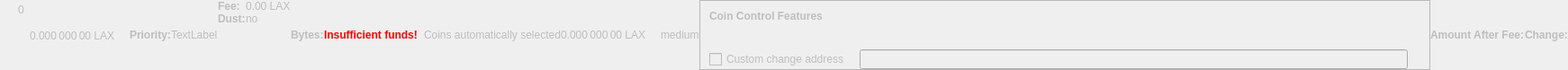
    <widget class="QWidget" name="dummyHideWidget" native="true">
     <property name="enabled">
      <bool>false</bool>
     </property>
     <property name="maximumSize">
      <size>
       <width>100</width>
       <height>22</height>
      </size>
     </property>
     <layout class="QHBoxLayout" name="dummyHideLayout">
      <property name="spacing">
       <number>0</number>
      </property>
      <property name="margin">
       <number>0</number>
      </property>
      <item>
       <layout class="QFormLayout" name="formLayoutCoinControl1">
        <property name="horizontalSpacing">
         <number>10</number>
        </property>
        <property name="verticalSpacing">
         <number>14</number>
        </property>
        <property name="leftMargin">
         <number>10</number>
        </property>
        <property name="topMargin">
         <number>4</number>
        </property>
        <property name="rightMargin">
         <number>6</number>
        </property>
        <item row="0" column="1">
         <widget class="QLabel" name="labelCoinControlBytes">
          <property name="cursor">
           <cursorShape>IBeamCursor</cursorShape>
          </property>
          <property name="contextMenuPolicy">
           <enum>Qt::ActionsContextMenu</enum>
          </property>
          <property name="text">
           <string notr="true">0</string>
          </property>
          <property name="textInteractionFlags">
           <set>Qt::LinksAccessibleByMouse|Qt::TextSelectableByKeyboard|Qt::TextSelectableByMouse</set>
          </property>
         </widget>
        </item>
       </layout>
      </item>
      <item>
       <widget class="QLabel" name="labelCoinControlAfterFee">
        <property name="enabled">
         <bool>false</bool>
        </property>
        <property name="sizePolicy">
         <sizepolicy hsizetype="Fixed" vsizetype="Fixed">
          <horstretch>0</horstretch>
          <verstretch>0</verstretch>
         </sizepolicy>
        </property>
        <property name="minimumSize">
         <size>
          <width>111</width>
          <height>12</height>
         </size>
        </property>
        <property name="maximumSize">
         <size>
          <width>111</width>
          <height>12</height>
         </size>
        </property>
        <property name="cursor">
         <cursorShape>IBeamCursor</cursorShape>
        </property>
        <property name="contextMenuPolicy">
         <enum>Qt::ActionsContextMenu</enum>
        </property>
        <property name="text">
         <string notr="true">0.000 000 00 LAX</string>
        </property>
        <property name="textInteractionFlags">
         <set>Qt::LinksAccessibleByMouse|Qt::TextSelectableByKeyboard|Qt::TextSelectableByMouse</set>
        </property>
       </widget>
      </item>
      <item>
       <widget class="QLabel" name="labelCoinControlPriorityText">
        <property name="enabled">
         <bool>false</bool>
        </property>
        <property name="font">
         <font>
          <weight>75</weight>
          <bold>true</bold>
         </font>
        </property>
        <property name="text">
         <string>Priority:</string>
        </property>
       </widget>
      </item>
      <item>
       <layout class="QHBoxLayout" name="horizontalLayout">
        <item>
         <widget class="QLabel" name="WarningLabel">
          <property name="text">
           <string>TextLabel</string>
          </property>
         </widget>
        </item>
       </layout>
      </item>
      <item>
       <layout class="QFormLayout" name="formLayoutCoinControl3">
        <property name="horizontalSpacing">
         <number>0</number>
        </property>
        <property name="verticalSpacing">
         <number>0</number>
        </property>
        <property name="leftMargin">
         <number>0</number>
        </property>
        <property name="topMargin">
         <number>0</number>
        </property>
        <property name="rightMargin">
         <number>0</number>
        </property>
        <item row="0" column="0">
         <widget class="QLabel" name="labelCoinControlFeeText">
          <property name="enabled">
           <bool>false</bool>
          </property>
          <property name="font">
           <font>
            <weight>75</weight>
            <bold>true</bold>
           </font>
          </property>
          <property name="text">
           <string>Fee:</string>
          </property>
          <property name="margin">
           <number>0</number>
          </property>
         </widget>
        </item>
        <item row="0" column="1">
         <widget class="QLabel" name="labelCoinControlFee">
          <property name="enabled">
           <bool>false</bool>
          </property>
          <property name="cursor">
           <cursorShape>IBeamCursor</cursorShape>
          </property>
          <property name="contextMenuPolicy">
           <enum>Qt::ActionsContextMenu</enum>
          </property>
          <property name="text">
           <string notr="true">0.00 LAX</string>
          </property>
          <property name="textInteractionFlags">
           <set>Qt::LinksAccessibleByMouse|Qt::TextSelectableByKeyboard|Qt::TextSelectableByMouse</set>
          </property>
         </widget>
        </item>
        <item row="1" column="0">
         <widget class="QLabel" name="labelCoinControlLowOutputText">
          <property name="enabled">
           <bool>false</bool>
          </property>
          <property name="font">
           <font>
            <weight>75</weight>
            <bold>true</bold>
           </font>
          </property>
          <property name="text">
           <string>Dust:</string>
          </property>
         </widget>
        </item>
        <item row="1" column="1">
         <widget class="QLabel" name="labelCoinControlLowOutput">
          <property name="enabled">
           <bool>false</bool>
          </property>
          <property name="cursor">
           <cursorShape>IBeamCursor</cursorShape>
          </property>
          <property name="contextMenuPolicy">
           <enum>Qt::ActionsContextMenu</enum>
          </property>
          <property name="text">
           <string>no</string>
          </property>
          <property name="textInteractionFlags">
           <set>Qt::LinksAccessibleByMouse|Qt::TextSelectableByKeyboard|Qt::TextSelectableByMouse</set>
          </property>
         </widget>
        </item>
       </layout>
      </item>
      <item>
       <widget class="QLabel" name="labelCoinControlBytesText">
        <property name="enabled">
         <bool>false</bool>
        </property>
        <property name="font">
         <font>
          <weight>75</weight>
          <bold>true</bold>
         </font>
        </property>
        <property name="text">
         <string>Bytes:</string>
        </property>
       </widget>
      </item>
      <item>
       <layout class="QFormLayout" name="formLayoutCoinControl2">
        <property name="horizontalSpacing">
         <number>0</number>
        </property>
        <property name="verticalSpacing">
         <number>0</number>
        </property>
        <property name="leftMargin">
         <number>0</number>
        </property>
        <property name="topMargin">
         <number>0</number>
        </property>
        <property name="rightMargin">
         <number>0</number>
        </property>
       </layout>
      </item>
      <item>
       <layout class="QHBoxLayout" name="horizontalLayoutCoinControl2">
        <property name="spacing">
         <number>0</number>
        </property>
        <property name="bottomMargin">
         <number>0</number>
        </property>
       </layout>
      </item>
      <item>
       <widget class="QLabel" name="labelCoinControlInsuffFunds">
        <property name="enabled">
         <bool>false</bool>
        </property>
        <property name="minimumSize">
         <size>
          <width>0</width>
          <height>0</height>
         </size>
        </property>
        <property name="font">
         <font>
          <weight>75</weight>
          <bold>true</bold>
         </font>
        </property>
        <property name="styleSheet">
         <string notr="true">color:red;font-weight:bold;</string>
        </property>
        <property name="text">
         <string>Insufficient funds!</string>
        </property>
        <property name="margin">
         <number>5</number>
        </property>
       </widget>
      </item>
      <item>
       <layout class="QFormLayout" name="formLayoutCoinControl4">
        <property name="horizontalSpacing">
         <number>0</number>
        </property>
        <property name="verticalSpacing">
         <number>0</number>
        </property>
        <property name="leftMargin">
         <number>0</number>
        </property>
        <property name="topMargin">
         <number>0</number>
        </property>
        <property name="rightMargin">
         <number>0</number>
        </property>
       </layout>
      </item>
      <item>
       <widget class="QLabel" name="labelCoinControlChangeLabel">
        <property name="enabled">
         <bool>false</bool>
        </property>
        <property name="sizePolicy">
         <sizepolicy hsizetype="Preferred" vsizetype="Expanding">
          <horstretch>0</horstretch>
          <verstretch>0</verstretch>
         </sizepolicy>
        </property>
        <property name="minimumSize">
         <size>
          <width>0</width>
          <height>0</height>
         </size>
        </property>
        <property name="text">
         <string/>
        </property>
        <property name="margin">
         <number>3</number>
        </property>
       </widget>
      </item>
      <item>
       <widget class="QLabel" name="labelCoinControlAutomaticallySelected">
        <property name="enabled">
         <bool>false</bool>
        </property>
        <property name="sizePolicy">
         <sizepolicy hsizetype="Fixed" vsizetype="Fixed">
          <horstretch>0</horstretch>
          <verstretch>0</verstretch>
         </sizepolicy>
        </property>
        <property name="minimumSize">
         <size>
          <width>0</width>
          <height>0</height>
         </size>
        </property>
        <property name="maximumSize">
         <size>
          <width>240</width>
          <height>16777215</height>
         </size>
        </property>
        <property name="text">
         <string>Coins automatically selected</string>
        </property>
        <property name="margin">
         <number>5</number>
        </property>
       </widget>
      </item>
      <item>
       <widget class="QLabel" name="labelCoinControlChange">
        <property name="enabled">
         <bool>false</bool>
        </property>
        <property name="sizePolicy">
         <sizepolicy hsizetype="Fixed" vsizetype="Fixed">
          <horstretch>0</horstretch>
          <verstretch>0</verstretch>
         </sizepolicy>
        </property>
        <property name="minimumSize">
         <size>
          <width>111</width>
          <height>0</height>
         </size>
        </property>
        <property name="maximumSize">
         <size>
          <width>111</width>
          <height>16777215</height>
         </size>
        </property>
        <property name="cursor">
         <cursorShape>IBeamCursor</cursorShape>
        </property>
        <property name="contextMenuPolicy">
         <enum>Qt::ActionsContextMenu</enum>
        </property>
        <property name="text">
         <string notr="true">0.000 000 00 LAX</string>
        </property>
        <property name="textInteractionFlags">
         <set>Qt::LinksAccessibleByMouse|Qt::TextSelectableByKeyboard|Qt::TextSelectableByMouse</set>
        </property>
       </widget>
      </item>
      <item>
       <widget class="QLabel" name="labelCoinControlPriority">
        <property name="enabled">
         <bool>false</bool>
        </property>
        <property name="cursor">
         <cursorShape>IBeamCursor</cursorShape>
        </property>
        <property name="contextMenuPolicy">
         <enum>Qt::ActionsContextMenu</enum>
        </property>
        <property name="text">
         <string>medium</string>
        </property>
        <property name="textInteractionFlags">
         <set>Qt::LinksAccessibleByMouse|Qt::TextSelectableByKeyboard|Qt::TextSelectableByMouse</set>
        </property>
       </widget>
      </item>
      <item>
       <widget class="QFrame" name="frameCoinControl">
        <property name="sizePolicy">
         <sizepolicy hsizetype="Expanding" vsizetype="Expanding">
          <horstretch>0</horstretch>
          <verstretch>0</verstretch>
         </sizepolicy>
        </property>
        <property name="maximumSize">
         <size>
          <width>16777215</width>
          <height>16777215</height>
         </size>
        </property>
        <property name="frameShape">
         <enum>QFrame::StyledPanel</enum>
        </property>
        <property name="frameShadow">
         <enum>QFrame::Sunken</enum>
        </property>
        <layout class="QVBoxLayout" name="verticalLayoutCoinControl2_2">
         <property name="spacing">
          <number>0</number>
         </property>
         <property name="margin">
          <number>0</number>
         </property>
         <item>
          <layout class="QVBoxLayout" name="verticalLayoutCoinControl" stretch="0,0,0,1">
           <property name="spacing">
            <number>0</number>
           </property>
           <property name="leftMargin">
            <number>10</number>
           </property>
           <property name="topMargin">
            <number>10</number>
           </property>
           <item>
            <layout class="QHBoxLayout" name="horizontalLayoutCoinControl1">
             <property name="bottomMargin">
              <number>15</number>
             </property>
             <item>
              <widget class="QLabel" name="labelCoinControlFeatures">
               <property name="enabled">
                <bool>false</bool>
               </property>
               <property name="sizePolicy">
                <sizepolicy hsizetype="Preferred" vsizetype="Maximum">
                 <horstretch>0</horstretch>
                 <verstretch>0</verstretch>
                </sizepolicy>
               </property>
               <property name="font">
                <font>
                 <weight>75</weight>
                 <bold>true</bold>
                </font>
               </property>
               <property name="styleSheet">
                <string notr="true">font-weight:bold;</string>
               </property>
               <property name="text">
                <string>Coin Control Features</string>
               </property>
              </widget>
             </item>
            </layout>
           </item>
           <item>
            <widget class="QWidget" name="widgetCoinControl" native="true">
             <property name="sizePolicy">
              <sizepolicy hsizetype="Preferred" vsizetype="Preferred">
               <horstretch>0</horstretch>
               <verstretch>0</verstretch>
              </sizepolicy>
             </property>
             <property name="minimumSize">
              <size>
               <width>0</width>
               <height>0</height>
              </size>
             </property>
             <property name="styleSheet">
              <string notr="true"/>
             </property>
             <layout class="QHBoxLayout" name="horizontalLayoutCoinControl5_2">
              <property name="margin">
               <number>0</number>
              </property>
              <item>
               <layout class="QHBoxLayout" name="horizontalLayoutCoinControl3">
                <property name="spacing">
                 <number>20</number>
                </property>
                <property name="topMargin">
                 <number>0</number>
                </property>
                <property name="bottomMargin">
                 <number>10</number>
                </property>
               </layout>
              </item>
             </layout>
            </widget>
           </item>
           <item>
            <layout class="QHBoxLayout" name="horizontalLayoutCoinControl4" stretch="0,0,0">
             <property name="spacing">
              <number>12</number>
             </property>
             <property name="sizeConstraint">
              <enum>QLayout::SetDefaultConstraint</enum>
             </property>
             <property name="topMargin">
              <number>5</number>
             </property>
             <property name="rightMargin">
              <number>5</number>
             </property>
             <item>
              <widget class="QCheckBox" name="checkBoxCoinControlChange">
               <property name="enabled">
                <bool>false</bool>
               </property>
               <property name="toolTip">
                <string>If this is activated, but the change address is empty or invalid, change will be sent to a newly generated address.</string>
               </property>
               <property name="text">
                <string>Custom change address</string>
               </property>
              </widget>
             </item>
             <item>
              <widget class="QValidatedLineEdit" name="lineEditCoinControlChange">
               <property name="enabled">
                <bool>false</bool>
               </property>
               <property name="sizePolicy">
                <sizepolicy hsizetype="Expanding" vsizetype="Fixed">
                 <horstretch>0</horstretch>
                 <verstretch>0</verstretch>
                </sizepolicy>
               </property>
              </widget>
             </item>
             <item>
              <widget class="QLabel" name="labelCoinControlChangeLabel_2">
               <property name="sizePolicy">
                <sizepolicy hsizetype="Preferred" vsizetype="Expanding">
                 <horstretch>0</horstretch>
                 <verstretch>0</verstretch>
                </sizepolicy>
               </property>
               <property name="minimumSize">
                <size>
                 <width>0</width>
                 <height>0</height>
                </size>
               </property>
               <property name="text">
                <string/>
               </property>
               <property name="margin">
                <number>3</number>
               </property>
              </widget>
             </item>
            </layout>
           </item>
           <item>
            <spacer name="verticalSpacerCoinControl">
             <property name="orientation">
              <enum>Qt::Vertical</enum>
             </property>
             <property name="sizeHint" stdset="0">
              <size>
               <width>800</width>
               <height>1</height>
              </size>
             </property>
            </spacer>
           </item>
          </layout>
         </item>
        </layout>
       </widget>
      </item>
      <item>
       <widget class="QLabel" name="labelCoinControlAfterFeeText">
        <property name="enabled">
         <bool>false</bool>
        </property>
        <property name="minimumSize">
         <size>
          <width>0</width>
          <height>0</height>
         </size>
        </property>
        <property name="maximumSize">
         <size>
          <width>16777215</width>
          <height>16777215</height>
         </size>
        </property>
        <property name="font">
         <font>
          <weight>75</weight>
          <bold>true</bold>
         </font>
        </property>
        <property name="text">
         <string>Amount After Fee:</string>
        </property>
        <property name="alignment">
         <set>Qt::AlignLeading|Qt::AlignLeft|Qt::AlignVCenter</set>
        </property>
        <property name="margin">
         <number>0</number>
        </property>
       </widget>
      </item>
      <item>
       <widget class="QLabel" name="labelCoinControlChangeText">
        <property name="enabled">
         <bool>false</bool>
        </property>
        <property name="sizePolicy">
         <sizepolicy hsizetype="Preferred" vsizetype="Preferred">
          <horstretch>0</horstretch>
          <verstretch>0</verstretch>
         </sizepolicy>
        </property>
        <property name="minimumSize">
         <size>
          <width>0</width>
          <height>0</height>
         </size>
        </property>
        <property name="maximumSize">
         <size>
          <width>16777215</width>
          <height>16777215</height>
         </size>
        </property>
        <property name="font">
         <font>
          <weight>75</weight>
          <bold>true</bold>
         </font>
        </property>
        <property name="text">
         <string>Change:</string>
        </property>
        <property name="alignment">
         <set>Qt::AlignLeading|Qt::AlignLeft|Qt::AlignVCenter</set>
        </property>
       </widget>
      </item>
     </layout>
    </widget>
